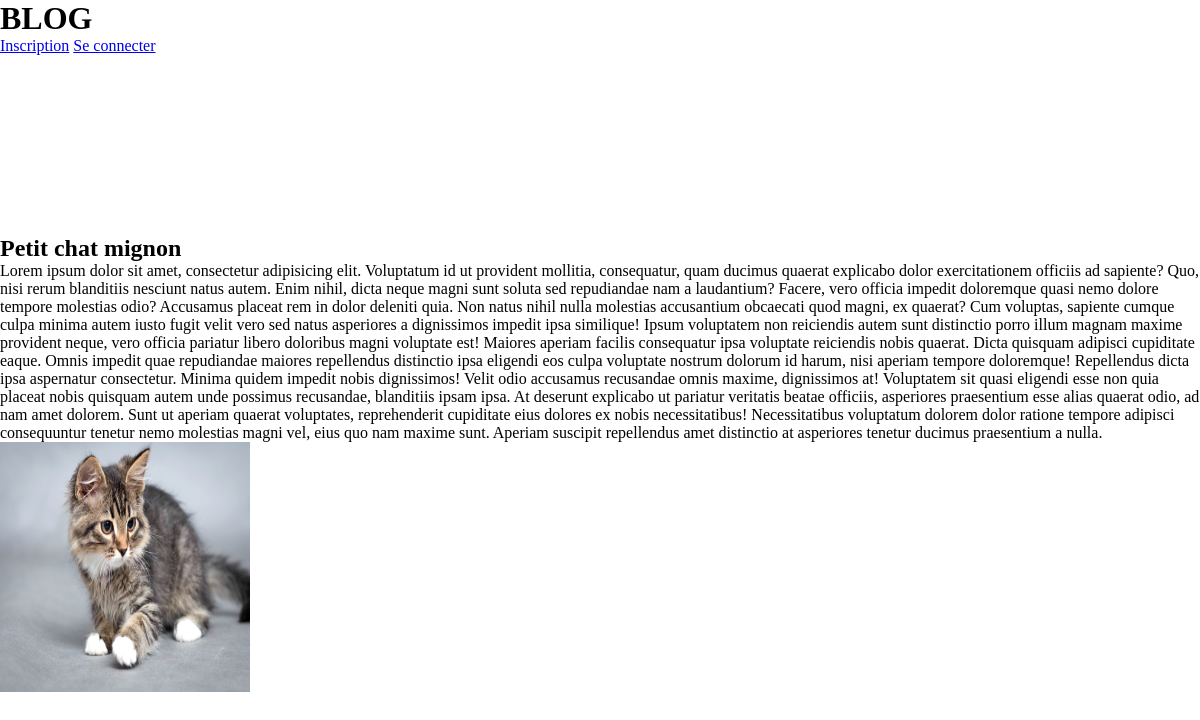
The page / on the database its author committed.
### tables this page shows
CREATE TABLE IF NOT EXISTS `articles` (
  `id` int(11) NOT NULL AUTO_INCREMENT,
  `titre` varchar(255) NOT NULL,
  `description` text NOT NULL,
  `image` varchar(255) NOT NULL,
  PRIMARY KEY (`id`)
);

### index.php (the view, shortened to what this page needs)
<?php
include 'INC/header.php';
require('ADMIN/connexion.php');
$req = $bdd->query("SELECT * FROM articles");
$donnees = $req->fetch();
$titre = $donnees['titre'];
$desc = $donnees['description'];
$image = $donnees['image'];
?>
    <h1>BLOG</h1>
    <a href="ADMIN/index.php">Inscription</a>
    <a href="ADMIN/login.php">Se connecter</a>
    <section class="home">
        <h2><?php echo $titre; ?></h2>
        <p><?php echo $desc; ?></p>
    <img src="<?php echo $image; ?>" alt="Photo d'un chat" style="width: 250px; height: 250px;">
    </section>
</body>
</html>

### INC/header.php (shortened to what this page needs)
<!DOCTYPE html>
<html lang="fr">
<head>
    <link rel="stylesheet" href="CSS/app.min.css">
</head>
<body>

### rows shown on the page
articles: titre "Petit chat mignon", description "Lorem ipsum dolor sit amet, consectetur adipisicing elit. Voluptatum id ut provident mollitia, consequatur, quam ducimus quaerat explicabo dolor exercitationem officiis ad sapiente? Quo, nisi rerum blanditiis nesciunt natus autem. Enim nihil, dicta neque magni sunt soluta sed repudiandae nam a laudantium? Facere, vero officia impedit doloremque quasi nemo dolore tempore molestias odio? Accusamus placeat rem in dolor deleniti quia. Non natus nihil nulla molestias accusantium obcaecati quod magni, ex quaerat? Cum voluptas, sapiente cumque culpa minima autem iusto fugit velit vero sed natus asperiores a dignissimos impedit ipsa similique! Ipsum voluptatem non reiciendis autem sunt distinctio…", image (picture)
